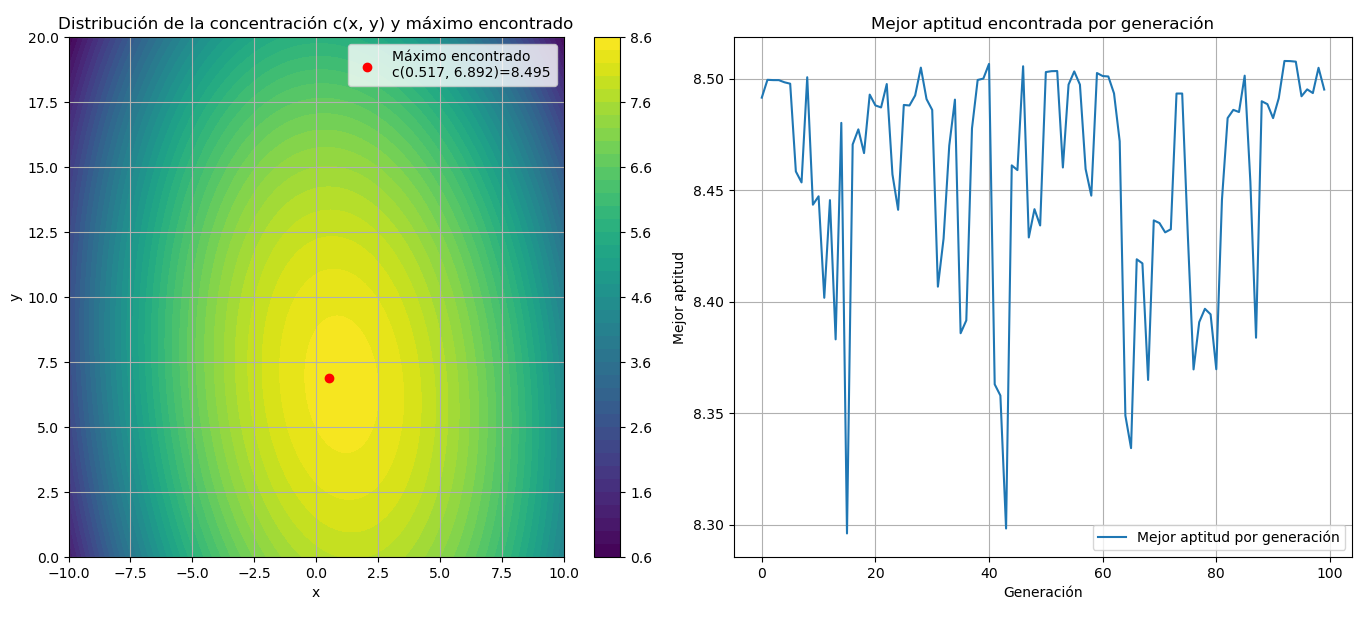

Source code (Python):
####################################################################
# CEIA - 16Co2024 - Algoritmos Evolutivos - TP1 - Ejercicio 4
# Gustavo J. Rivas (a1620) | Myrna L. Degano (a1618)
####################################################################
# Algoritmo genético que utilice el operador de selección por ruleta
# con probabilidades de cruza y mutación a elección.
####################################################################

import random
import numpy as np
import matplotlib.pyplot as plt
from tabulate import tabulate

# Parámetros del algoritmo genético

print("\nINGRESE LOS PARÁMETROS PARA LA EJECUCIÓN DEL ALGORITMO (O <ENTER> PARA TOMAR LOS VALORES POR DEFAULT)\n")

TAMANIO_POBLACION = input("TAMAÑO DE LA POBLACIÓN (DEFAULT: 50): ").strip()
TAMANIO_POBLACION = int(TAMANIO_POBLACION) if TAMANIO_POBLACION else 50

GENERACIONES = input("CANTIDAD DE GENERACIONES (DEFAULT: 100): ").strip()
GENERACIONES = int(GENERACIONES) if GENERACIONES else 100

PROBABILIDAD_CRUCE = input("PROBABILIDAD DE CRUCE (DEFAULT: 0.85): ").strip()
PROBABILIDAD_CRUCE = float(PROBABILIDAD_CRUCE) if PROBABILIDAD_CRUCE else 0.85

PROBABILIDAD_MUTACION = input("PROBABILIDAD DE MUTACIÓN (DEFAULT: 0.07): ").strip()
PROBABILIDAD_MUTACION = float(PROBABILIDAD_MUTACION) if PROBABILIDAD_MUTACION else 0.07

# Para representar valores de x entre [-10, 10] con precisión de 3 decimales
# 10 - (-10) => Rango de x = 20.000 => 20000
# Para representar valores de y entre [0, 20] con precisión de 3 decimales
# Rango de y = 20.000 => 20000
# 2**14 = 16384, 2**15 = 32768 => 15 bits
LONGITUD_CROMOSOMA_X = 15
LONGITUD_CROMOSOMA_Y = 15


# Función de concentración c(x, y)
def funcion_c(x, y):
    return 7.7 + 0.15 * x + 0.22 * y - 0.05 * x**2 - 0.016 * y**2 - 0.007 * x * y

# Inicializar la población con individuos binarios
def inicializar_poblacion(tamanio_poblacion, longitud_cromosoma_x, longitud_cromosoma_y):
    return [''.join(random.choice('01') for _ in range(longitud_cromosoma_x + longitud_cromosoma_y)) for _ in range(tamanio_poblacion)]

# Decodificar un cromosoma binario a un valor de x en [-10, 10] y y en [0, 20]
def decodificar_cromosoma(cromosoma):
    cromosoma_x = cromosoma[:LONGITUD_CROMOSOMA_X]
    cromosoma_y = cromosoma[LONGITUD_CROMOSOMA_X:]
    valor_decimal_x = int(cromosoma_x, 2)
    valor_decimal_y = int(cromosoma_y, 2)
    x = round(-10 + valor_decimal_x * 20 / (2**LONGITUD_CROMOSOMA_X - 1), 3)
    y = round(valor_decimal_y * 20 / (2**LONGITUD_CROMOSOMA_Y - 1), 3)
    return x, y

# Evaluar la aptitud de un individuo
def evaluar_aptitud(individuo):
    x, y = decodificar_cromosoma(individuo)
    return funcion_c(x, y)

# Selección por ruleta
def seleccion_ruleta(poblacion):
    aptitudes = [evaluar_aptitud(individuo) for individuo in poblacion]
    suma_aptitudes = sum(aptitudes)
    seleccionados = []
    for _ in range(len(poblacion)):
        punto = random.uniform(0, suma_aptitudes)
        acumulado = 0
        for individuo, aptitud in zip(poblacion, aptitudes):
            acumulado += aptitud
            if acumulado >= punto:
                seleccionados.append(individuo)
                break
    return seleccionados

# Cruce de un par de padres
def cruce(padre1, padre2):
    if random.random() < PROBABILIDAD_CRUCE:
        punto_cruce = random.randint(1, LONGITUD_CROMOSOMA_X + LONGITUD_CROMOSOMA_Y - 1)
        hijo1 = padre1[:punto_cruce] + padre2[punto_cruce:]
        hijo2 = padre2[:punto_cruce] + padre1[punto_cruce:]
        return hijo1, hijo2
    return padre1, padre2

# Mutación de un individuo
def mutacion(individuo):
    individuo_mutado = ''.join(
        bit if random.random() > PROBABILIDAD_MUTACION else '1' if bit == '0' else '0' 
        for bit in individuo
    )
    return individuo_mutado

# Actualizar la población
def actualizar_poblacion(poblacion):
    nueva_poblacion = []
    seleccionados = seleccion_ruleta(poblacion)

    for i in range(0, len(seleccionados), 2):
        padre1 = seleccionados[i]
        padre2 = seleccionados[i+1 if i+1 < len(seleccionados) else 0]
        hijo1, hijo2 = cruce(padre1, padre2)
        nueva_poblacion.append(mutacion(hijo1))
        nueva_poblacion.append(mutacion(hijo2))
    return nueva_poblacion

# Algoritmo genético principal
def algoritmo_genetico():
    poblacion = inicializar_poblacion(TAMANIO_POBLACION, LONGITUD_CROMOSOMA_X, LONGITUD_CROMOSOMA_Y)

    resultados = []
    mejores_aptitudes = []

    for generacion in range(GENERACIONES):

        aptitudes = [evaluar_aptitud(individuo) for individuo in poblacion]
        mejor_aptitud = max(aptitudes)
        mejores_aptitudes.append(mejor_aptitud)
        mejor_individuo = poblacion[aptitudes.index(mejor_aptitud)]

        mejor_x, mejor_y = decodificar_cromosoma(mejor_individuo)
        resultados.append([generacion+1, round(mejor_aptitud, 3), mejor_individuo, "x="+ str(mejor_x) +" y =" + str(mejor_y)])

        poblacion = actualizar_poblacion(poblacion)

    mejor_individuo = max(poblacion, key=evaluar_aptitud)
    mejor_x, mejor_y = decodificar_cromosoma(mejor_individuo)
    mejor_valor_c = evaluar_aptitud(mejor_individuo)

    headers = ["Generación #", "Mejor Aptitud", "Mejor individuo", "Fenotipo"]
    print(tabulate(resultados, headers=headers, tablefmt="grid"))

    return mejor_x, mejor_y, mejor_valor_c, mejores_aptitudes

# Ejecutar el algoritmo genético
mejor_x, mejor_y, mejor_valor_c, mejores_aptitudes = algoritmo_genetico()
mejor_valor_c = round(mejor_valor_c, 3)
print(f"La concentración máxima aproximada de la función c es: {mejor_valor_c}")
print(f"Valor de x: {mejor_x}")
print(f"Valor de y: {mejor_y}")

#Gráficos
fig, (ax1, ax2) = plt.subplots(1, 2, figsize=(15, 6))

# Graficar c en función de x e y
x_values = np.linspace(-10, 10, 400)
y_values = np.linspace(0, 20, 400)
X, Y = np.meshgrid(x_values, y_values)
Z = funcion_c(X, Y)

contour = ax1.contourf(X, Y, Z, levels=50, cmap='viridis')
fig.colorbar(contour, ax=ax1)
ax1.scatter([mejor_x], [mejor_y], color='red', zorder=5)
ax1.set_title('Distribución de la concentración c(x, y) y máximo encontrado')
ax1.set_xlabel('x')
ax1.set_ylabel('y')
label_text = f'Máximo encontrado\nc({mejor_x}, {mejor_y})={mejor_valor_c}'
ax1.legend([label_text])
ax1.grid(True)

# Graficar mejores aptitudes en función de cada generación en el segundo subgráfico (2D)
ax2.plot(range(GENERACIONES), mejores_aptitudes, label='Mejor aptitud por generación')
ax2.set_title('Mejor aptitud encontrada por generación')
ax2.set_xlabel('Generación')
ax2.set_ylabel('Mejor aptitud')
ax2.legend()
ax2.grid(True)

plt.tight_layout()
plt.show()
